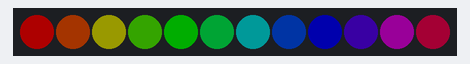
Bench run of a sketch on a simulated Arduino Uno, built with avr-gcc and run on an emulated ATmega328P. Shown: 12 RGB LEDs in strip order, left to right. Dim RGB values are drawn brighter than linear.

Above: at 0.15 s.
At 11.67 s:
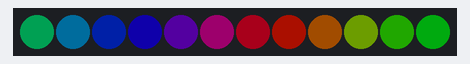
At 18.53 s:
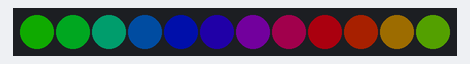
At 22.26 s:
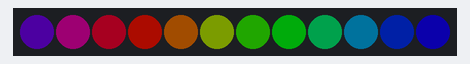
At 33.16 s:
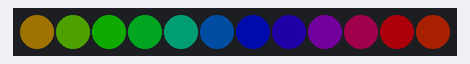
At 39.08 s:
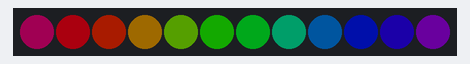

The sketch:

rotatingRainbow.ino
```cpp
#include <Adafruit_NeoPixel.h>

int LED_PIN = 6;    // Connect to D (DIN)
int LED_COUNT = 12; // 12 LEDs on ring

// NEO_GRB   → color order used by WS2812 LEDs (Green, Red, Blue)
// NEO_KHZ800 → communication speed (800 kHz signal required by WS2812)
Adafruit_NeoPixel strip(LED_COUNT, LED_PIN, NEO_GRB + NEO_KHZ800); // Create a NeoPixel LED strip object

void setup()
{
    // put your setup code here, to run once:
    strip.begin();
    strip.setBrightness(50); // Low brightness
    strip.show();             // send data to LED ring
}

void loop()
{
    // put your main code here, to run repeatedly:
    for (int j = 0; j < 256; j++)
    { // cycle through colors
        for (int i = 0; i < LED_COUNT; i++)
        {
            strip.setPixelColor(i, Wheel((i * 256 / LED_COUNT + j) & 255));
        }
        strip.show();
        delay(30); // speed (lower = faster)
    }
}

uint32_t Wheel(byte pos)
{
    pos = 255 - pos;
    if (pos < 85)
    {
        return strip.Color(255 - pos * 3, 0, pos * 3);
    }
    else if (pos < 170)
    {
        pos -= 85;
        return strip.Color(0, pos * 3, 255 - pos * 3);
    }
    else
    {
        pos -= 170;
        return strip.Color(pos * 3, 255 - pos * 3, 0);
    }
}
```
